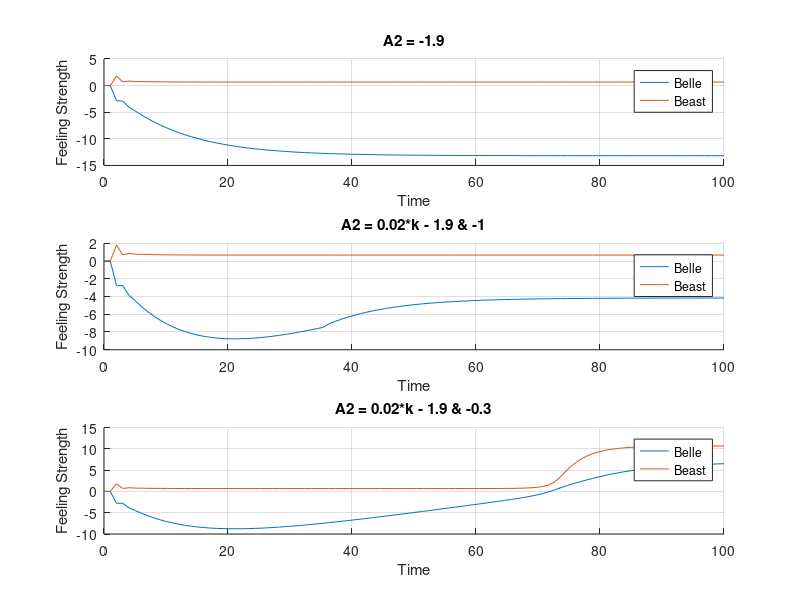

The MATLAB script that drew this image:
%Tyler Matthews
%System Simulation Final
%P3
clear all; clc; close all;

startTime = 0;
stopTime = 100;
T = 1;

N = stopTime/T;
t = linspace(startTime,stopTime,stopTime/T);




alpha_1 = 0.1;
alpha_2 = 0.3;
fx1 = zeros(1,N);
fx2 = zeros(1,N);
x1 = zeros(1,N); % Feelings Belle has for the Beast
x2 = zeros(1,N); % Feelings the Beast has for Belle

%% PART A
for k = 2:N-1
   A1 = 1.2;
   A2 = -1.9;
   R1 = (exp(x2(k)) - exp(-x2(k)))/(exp(x2(k)) + exp(-x2(k)));
   R2 = (2*exp(x1(k)) - 2*exp(-x1(k)))/(exp(x1(k)) + 2*exp(-x1(k)));
   fx1(k) = -alpha_1*x1(k) + R1 + A2;
   fx2(k) = -alpha_2*x2(k) + R2 + A1;

   x1(k+1) = x1(k) + (3*T)./(2)*fx1(k) - (T/2)*fx1(k-1); %AB2
   x2(k+1) = x2(k) + (3*T)./(2)*fx2(k) - (T/2)*fx2(k-1);
end

figure;
subplot(3,1,1)
grid on
hold on
plot(t,x1)
plot(t,x2) 
hold off
title('A2 = -1.9')
xlabel('Time')
ylabel('Feeling Strength')
legend('Belle','Beast')

%% PART B

for k = 2:N-1
   A1 = 1.2;
   if k<=35
       A2 = 0.02*k - 1.9;
   else
       A2  = -1;
   end
   
   R1 = (exp(x2(k)) - exp(-x2(k)))/(exp(x2(k)) + exp(-x2(k)));
   R2 = (2*exp(x1(k)) - 2*exp(-x1(k)))/(exp(x1(k)) + 2*exp(-x1(k)));
   fx1(k) = -alpha_1*x1(k) + R1 + A2;
   fx2(k) = -alpha_2*x2(k) + R2 + A1;

   x1(k+1) = x1(k) + (3*T)./(2)*fx1(k) - (T/2)*fx1(k-1);
   x2(k+1) = x2(k) + (3*T)./(2)*fx2(k) - (T/2)*fx2(k-1);
end

subplot(3,1,2)
grid on
hold on
plot(t,x1)
plot(t,x2)
hold off
title('A2 = 0.02*k - 1.9 & -1')
xlabel('Time')
ylabel('Feeling Strength')
legend('Belle','Beast')

%% PART C

for k = 2:N-1
   A1 = 1.2;
   if k<=80
       A2 = 0.02*k - 1.9;
   else
       A2  = -0.3;
   end
   
   R1 = (exp(x2(k)) - exp(-x2(k)))/(exp(x2(k)) + exp(-x2(k)));
   R2 = (2*exp(x1(k)) - 2*exp(-x1(k)))/(exp(x1(k)) + 2*exp(-x1(k)));
   fx1(k) = -alpha_1*x1(k) + R1 + A2;
   fx2(k) = -alpha_2*x2(k) + R2 + A1;

   x1(k+1) = x1(k) + (3*T)./(2)*fx1(k) - (T/2)*fx1(k-1);
   x2(k+1) = x2(k) + (3*T)./(2)*fx2(k) - (T/2)*fx2(k-1);
end

subplot(3,1,3)
grid on
hold on
plot(t,x1)
plot(t,x2)
hold off
title('A2 = 0.02*k - 1.9 & -0.3')
xlabel('Time')
ylabel('Feeling Strength')
legend('Belle','Beast')

%% PART D
disp('The third simulation fits the story best because it is the only one where Belle''s feelings cross 0, meaning she actually falls in love with the beast.')